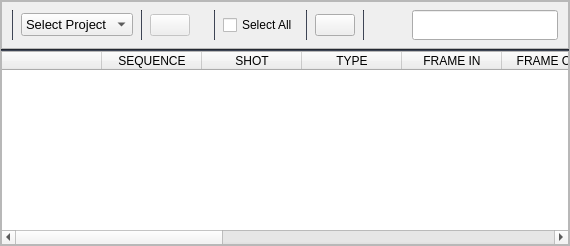
                     <widget class="QWidget" name="shot_upload_page">
                      <layout class="QGridLayout" name="gridLayout_43">
                       <property name="leftMargin">
                        <number>0</number>
                       </property>
                       <property name="topMargin">
                        <number>0</number>
                       </property>
                       <property name="rightMargin">
                        <number>0</number>
                       </property>
                       <property name="bottomMargin">
                        <number>0</number>
                       </property>
                       <property name="spacing">
                        <number>0</number>
                       </property>
                       <item row="0" column="0">
                        <widget class="QFrame" name="shot_upload_frame">
                         <property name="frameShape">
                          <enum>QFrame::StyledPanel</enum>
                         </property>
                         <property name="frameShadow">
                          <enum>QFrame::Raised</enum>
                         </property>
                         <layout class="QGridLayout" name="gridLayout_42">
                          <property name="leftMargin">
                           <number>0</number>
                          </property>
                          <property name="topMargin">
                           <number>0</number>
                          </property>
                          <property name="rightMargin">
                           <number>0</number>
                          </property>
                          <property name="bottomMargin">
                           <number>0</number>
                          </property>
                          <property name="spacing">
                           <number>0</number>
                          </property>
                          <item row="0" column="0">
                           <widget class="QFrame" name="shot_upload_top_frame">
                            <property name="frameShape">
                             <enum>QFrame::StyledPanel</enum>
                            </property>
                            <property name="frameShadow">
                             <enum>QFrame::Raised</enum>
                            </property>
                            <layout class="QHBoxLayout" name="horizontalLayout_3">
                             <property name="spacing">
                              <number>8</number>
                             </property>
                             <property name="leftMargin">
                              <number>10</number>
                             </property>
                             <property name="topMargin">
                              <number>8</number>
                             </property>
                             <property name="rightMargin">
                              <number>10</number>
                             </property>
                             <property name="bottomMargin">
                              <number>8</number>
                             </property>
                             <item>
                              <widget class="Line" name="line_2">
                               <property name="maximumSize">
                                <size>
                                 <width>1</width>
                                 <height>16777215</height>
                                </size>
                               </property>
                               <property name="styleSheet">
                                <string notr="true">background-color: rgb(54, 60, 74);</string>
                               </property>
                               <property name="orientation">
                                <enum>Qt::Vertical</enum>
                               </property>
                              </widget>
                             </item>
                             <item>
                              <widget class="QComboBox" name="sh_up_Project">
                               <property name="font">
                                <font>
                                 <pointsize>10</pointsize>
                                </font>
                               </property>
                               <property name="toolTip">
                                <string>Select Project</string>
                               </property>
                               <item>
                                <property name="text">
                                 <string>Select Project</string>
                                </property>
                               </item>
                              </widget>
                             </item>
                             <item>
                              <widget class="Line" name="line_3">
                               <property name="maximumSize">
                                <size>
                                 <width>1</width>
                                 <height>16777215</height>
                                </size>
                               </property>
                               <property name="styleSheet">
                                <string notr="true">background-color: rgb(54, 60, 74);</string>
                               </property>
                               <property name="orientation">
                                <enum>Qt::Vertical</enum>
                               </property>
                              </widget>
                             </item>
                             <item>
                              <widget class="QPushButton" name="sh_file_btn">
                               <property name="enabled">
                                <bool>false</bool>
                               </property>
                               <property name="cursor">
                                <cursorShape>PointingHandCursor</cursorShape>
                               </property>
                               <property name="toolTip">
                                <string>Select CSV File</string>
                               </property>
                               <property name="text">
                                <string/>
                               </property>
                               <property name="icon">
                                <iconset resource="../files.qrc">
                                 <normaloff>:/16x16/icons/16x16/cil-paperclip.png</normaloff>:/16x16/icons/16x16/cil-paperclip.png</iconset>
                               </property>
                               <property name="iconSize">
                                <size>
                                 <width>24</width>
                                 <height>24</height>
                                </size>
                               </property>
                              </widget>
                             </item>
                             <item>
                              <widget class="QLabel" name="sh_selected_file_name">
                               <property name="font">
                                <font>
                                 <pointsize>10</pointsize>
                                </font>
                               </property>
                               <property name="text">
                                <string/>
                               </property>
                              </widget>
                             </item>
                             <item>
                              <widget class="Line" name="line_5">
                               <property name="maximumSize">
                                <size>
                                 <width>1</width>
                                 <height>16777215</height>
                                </size>
                               </property>
                               <property name="styleSheet">
                                <string notr="true">background-color: rgb(54, 60, 74);</string>
                               </property>
                               <property name="orientation">
                                <enum>Qt::Vertical</enum>
                               </property>
                              </widget>
                             </item>
                             <item>
                              <widget class="QCheckBox" name="sel_all_shots_chkBox">
                               <property name="toolTip">
                                <string>Select All Shots</string>
                               </property>
                               <property name="text">
                                <string>Select All</string>
                               </property>
                              </widget>
                             </item>
                             <item>
                              <widget class="Line" name="line_6">
                               <property name="maximumSize">
                                <size>
                                 <width>1</width>
                                 <height>16777215</height>
                                </size>
                               </property>
                               <property name="styleSheet">
                                <string notr="true">background-color: rgb(54, 60, 74);</string>
                               </property>
                               <property name="orientation">
                                <enum>Qt::Vertical</enum>
                               </property>
                              </widget>
                             </item>
                             <item>
                              <widget class="QPushButton" name="sh_upload_btn">
                               <property name="cursor">
                                <cursorShape>PointingHandCursor</cursorShape>
                               </property>
                               <property name="toolTip">
                                <string>Add data to DB</string>
                               </property>
                               <property name="text">
                                <string/>
                               </property>
                               <property name="icon">
                                <iconset resource="../files.qrc">
                                 <normaloff>:/custom/icons/custom/addtodb.png</normaloff>:/custom/icons/custom/addtodb.png</iconset>
                               </property>
                               <property name="iconSize">
                                <size>
                                 <width>32</width>
                                 <height>32</height>
                                </size>
                               </property>
                              </widget>
                             </item>
                             <item>
                              <widget class="Line" name="line_8">
                               <property name="maximumSize">
                                <size>
                                 <width>1</width>
                                 <height>16777215</height>
                                </size>
                               </property>
                               <property name="styleSheet">
                                <string notr="true">background-color: rgb(54, 60, 74);</string>
                               </property>
                               <property name="orientation">
                                <enum>Qt::Vertical</enum>
                               </property>
                              </widget>
                             </item>
                             <item>
                              <spacer name="horizontalSpacer_6">
                               <property name="orientation">
                                <enum>Qt::Horizontal</enum>
                               </property>
                               <property name="sizeHint" stdset="0">
                                <size>
                                 <width>40</width>
                                 <height>20</height>
                                </size>
                               </property>
                              </spacer>
                             </item>
                             <item>
                              <widget class="QProgressBar" name="sh_import_progressBar">
                               <property name="enabled">
                                <bool>true</bool>
                               </property>
                               <property name="minimumSize">
                                <size>
                                 <width>0</width>
                                 <height>20</height>
                                </size>
                               </property>
                               <property name="maximumSize">
                                <size>
                                 <width>16777215</width>
                                 <height>30</height>
                                </size>
                               </property>
                               <property name="font">
                                <font>
                                 <family>Nirmala UI</family>
                                 <pointsize>16</pointsize>
                                 <weight>75</weight>
                                 <bold>true</bold>
                                </font>
                               </property>
                               <property name="autoFillBackground">
                                <bool>false</bool>
                               </property>
                               <property name="styleSheet">
                                <string notr="true">QProgressBar::chunk {
	text-align: center;
    border-radius: 5px;
	min-height: 12px;
	max-height: 12px;
    background-color:rgb(255, 170, 0);
    width: 10px; 
    margin: 1.5px;

	border-radius: 6px;
}</string>
                               </property>
                               <property name="value">
                                <number>0</number>
                               </property>
                               <property name="textVisible">
                                <bool>false</bool>
                               </property>
                               <property name="orientation">
                                <enum>Qt::Horizontal</enum>
                               </property>
                               <property name="textDirection">
                                <enum>QProgressBar::TopToBottom</enum>
                               </property>
                              </widget>
                             </item>
                            </layout>
                           </widget>
                          </item>
                          <item row="1" column="0">
                           <widget class="Line" name="divider">
                            <property name="maximumSize">
                             <size>
                              <width>16777215</width>
                              <height>2</height>
                             </size>
                            </property>
                            <property name="styleSheet">
                             <string notr="true">background-color: rgb(54, 60, 74);</string>
                            </property>
                            <property name="orientation">
                             <enum>Qt::Horizontal</enum>
                            </property>
                           </widget>
                          </item>
                          <item row="2" column="0">
                           <widget class="QFrame" name="shot_upload_table_frame">
                            <property name="styleSheet">
                             <string notr="true"/>
                            </property>
                            <property name="frameShape">
                             <enum>QFrame::StyledPanel</enum>
                            </property>
                            <property name="frameShadow">
                             <enum>QFrame::Raised</enum>
                            </property>
                            <layout class="QGridLayout" name="gridLayout_41">
                             <property name="leftMargin">
                              <number>0</number>
                             </property>
                             <property name="topMargin">
                              <number>0</number>
                             </property>
                             <property name="rightMargin">
                              <number>0</number>
                             </property>
                             <property name="bottomMargin">
                              <number>0</number>
                             </property>
                             <property name="spacing">
                              <number>0</number>
                             </property>
                             <item row="0" column="0">
                              <widget class="QTableWidget" name="shot_import_table">
                               <property name="styleSheet">
                                <string notr="true"/>
                               </property>
                               <property name="frameShape">
                                <enum>QFrame::NoFrame</enum>
                               </property>
                               <property name="frameShadow">
                                <enum>QFrame::Raised</enum>
                               </property>
                               <property name="editTriggers">
                                <set>QAbstractItemView::NoEditTriggers</set>
                               </property>
                               <property name="selectionBehavior">
                                <enum>QAbstractItemView::SelectRows</enum>
                               </property>
                               <property name="showGrid">
                                <bool>false</bool>
                               </property>
                               <property name="sortingEnabled">
                                <bool>true</bool>
                               </property>
                               <attribute name="verticalHeaderVisible">
                                <bool>false</bool>
                               </attribute>
                               <column>
                                <property name="text">
                                 <string/>
                                </property>
                               </column>
                               <column>
                                <property name="text">
                                 <string>SEQUENCE</string>
                                </property>
                               </column>
                               <column>
                                <property name="text">
                                 <string>SHOT</string>
                                </property>
                               </column>
                               <column>
                                <property name="text">
                                 <string>TYPE</string>
                                </property>
                               </column>
                               <column>
                                <property name="text">
                                 <string>FRAME IN</string>
                                </property>
                               </column>
                               <column>
                                <property name="text">
                                 <string>FRAME OUT</string>
                                </property>
                               </column>
                               <column>
                                <property name="text">
                                 <string>TOTAL FRAMES</string>
                                </property>
                               </column>
                               <column>
                                <property name="text">
                                 <string>ETA</string>
                                </property>
                               </column>
                               <column>
                                <property name="text">
                                 <string>BID DAYS</string>
                                </property>
                               </column>
                               <column>
                                <property name="text">
                                 <string>PACKAGE ID</string>
                                </property>
                               </column>
                               <column>
                                <property name="text">
                                 <string>ESTIMATE ID</string>
                                </property>
                               </column>
                               <column>
                                <property name="text">
                                 <string>ESTIMATE DATE</string>
                                </property>
                               </column>
                               <column>
                                <property name="text">
                                 <string>RESULT</string>
                                </property>
                               </column>
                              </widget>
                             </item>
                            </layout>
                           </widget>
                          </item>
                         </layout>
                        </widget>
                       </item>
                      </layout>
                     </widget>
